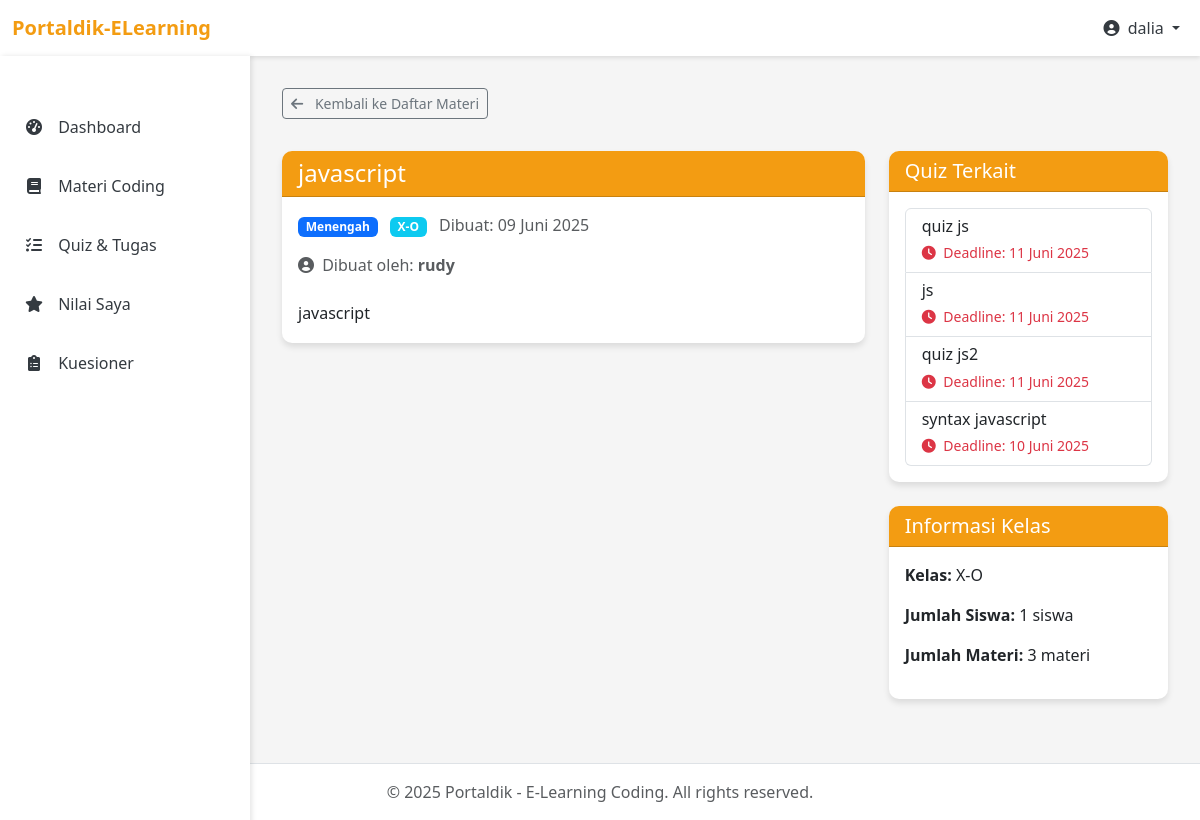
/pages/guru/material_detail.php?id=MTR6846c10f8d0bdbe47 (signed in), run on the app's committed database.
### tables this page shows
CREATE TABLE `materi_coding` (
  `id` varchar(20) NOT NULL,
  `judul` varchar(255) NOT NULL,
  `deskripsi` text NOT NULL,
  `tingkat` varchar(50) NOT NULL,
  `tanggal_dibuat` date NOT NULL,
  `kelas_id` varchar(10) NOT NULL,
  `dibuat_oleh` varchar(20) NOT NULL,
  `status` enum('pending','aktif','nonaktif') DEFAULT 'aktif',
  PRIMARY KEY (`id`),
  KEY `kelas_id` (`kelas_id`),
  KEY `dibuat_oleh` (`dibuat_oleh`),
  CONSTRAINT `materi_coding_ibfk_1` FOREIGN KEY (`kelas_id`) REFERENCES `kelas` (`id`),
  CONSTRAINT `materi_coding_ibfk_2` FOREIGN KEY (`dibuat_oleh`) REFERENCES `pengguna` (`id`)
);

CREATE TABLE `kelas` (
  `id` varchar(10) NOT NULL,
  `nama` varchar(50) NOT NULL,
  `tahun_ajaran` varchar(20) NOT NULL,
  `wali_kelas_id` varchar(20) DEFAULT NULL,
  `status` enum('pending','aktif','nonaktif') DEFAULT 'aktif',
  `tanggal_dibuat` date DEFAULT curdate(),
  PRIMARY KEY (`id`),
  KEY `wali_kelas_id` (`wali_kelas_id`),
  CONSTRAINT `kelas_ibfk_1` FOREIGN KEY (`wali_kelas_id`) REFERENCES `pengguna` (`id`)
);

CREATE TABLE `pengguna` (
  `id` varchar(20) NOT NULL,
  `kelas_id` varchar(10) DEFAULT NULL,
  `nama` varchar(100) NOT NULL,
  `email` varchar(100) NOT NULL,
  `password` varchar(255) NOT NULL,
  `tipe_pengguna` enum('admin','guru','siswa','kepsek') NOT NULL,
  `nuptk` varchar(20) DEFAULT NULL,
  `nisn` varchar(20) DEFAULT NULL,
  `tanggal_daftar` date NOT NULL,
  `last_login` timestamp NULL DEFAULT NULL,
  `status` enum('pending','aktif','ditolak','nonaktif') DEFAULT 'aktif',
  `keterangan` text DEFAULT NULL,
  PRIMARY KEY (`id`),
  KEY `fk_pengguna_kelas` (`kelas_id`),
  CONSTRAINT `fk_pengguna_kelas` FOREIGN KEY (`kelas_id`) REFERENCES `kelas` (`id`)
);

CREATE TABLE `tugas` (
  `id` varchar(20) NOT NULL,
  `materi_id` varchar(20) NOT NULL,
  `kelas_id` varchar(10) NOT NULL,
  `judul` varchar(255) NOT NULL,
  `dibuat_oleh` varchar(20) NOT NULL,
  `deskripsi` text NOT NULL,
  `tanggal_dibuat` date NOT NULL,
  `tanggal_deadline` date DEFAULT NULL,
  `status` enum('draft','published','closed') DEFAULT 'draft',
  PRIMARY KEY (`id`),
  KEY `materi_id` (`materi_id`),
  KEY `kelas_id` (`kelas_id`),
  KEY `dibuat_oleh` (`dibuat_oleh`),
  CONSTRAINT `tugas_ibfk_1` FOREIGN KEY (`materi_id`) REFERENCES `materi_coding` (`id`),
  CONSTRAINT `tugas_ibfk_2` FOREIGN KEY (`kelas_id`) REFERENCES `kelas` (`id`),
  CONSTRAINT `tugas_ibfk_3` FOREIGN KEY (`dibuat_oleh`) REFERENCES `pengguna` (`id`)
);

### includes/functions.php (called while the page is built, shortened)
<?php
function sanitizeInput($data) {
    global $conn;
    $data = trim($data);
    $data = stripslashes($data);
    $data = htmlspecialchars($data);
    if ($conn) {
        $data = mysqli_real_escape_string($conn, $data);
    }
    return $data;
}
function formatDate($date, $withTime = false) {
    $timestamp = strtotime($date);
    $format = $withTime ? 'd F Y H:i' : 'd F Y';
    $indonesianMonths = [
        'January' => 'Januari',
        'February' => 'Februari',
        'March' => 'Maret',
        'April' => 'April',
        'May' => 'Mei',
        'June' => 'Juni',
        'July' => 'Juli',
        'August' => 'Agustus',
        'September' => 'September',
        'October' => 'Oktober',
        'November' => 'November',
        'December' => 'Desember'
    ];
    $englishDate = date($format, $timestamp);
    foreach ($indonesianMonths as $english => $indonesian) {
        $englishDate = str_replace($english, $indonesian, $englishDate);
    }
    return $englishDate;
}

### pages/guru/material_detail.php (the view, shortened to what this page needs)
<?php
require_once '../../config/database.php';
require_once '../../includes/functions.php';
$material_id = sanitizeInput($_GET['id']);
$query_material = "SELECT m.*, k.nama as kelas_nama, p.nama as guru_nama
                  FROM materi_coding m
                  JOIN kelas k ON m.kelas_id = k.id
                  JOIN pengguna p ON m.dibuat_oleh = p.id
                  WHERE m.id = '$material_id'";
$result_material = mysqli_query($conn, $query_material);
$material = mysqli_fetch_assoc($result_material);
$query_quizzes = "SELECT id, judul, tanggal_deadline
                 FROM tugas
                 WHERE materi_id = '$material_id'
                 ORDER BY tanggal_dibuat DESC";
$result_quizzes = mysqli_query($conn, $query_quizzes);
include_once '../../includes/header.php';
?>
<div class="container-fluid py-4">
    <div class="mb-4">
        <?php if ($_SESSION['user_role'] === 'siswa'): ?>
            <a href="../siswa/materials.php" class="btn btn-sm btn-outline-secondary mb-2">
                <i class="fas fa-arrow-left me-2"></i> Kembali ke Daftar Materi
            </a>
        <?php elseif ($_SESSION['user_role'] === 'guru'): ?>
            <a href="materials.php" class="btn btn-sm btn-outline-secondary mb-2">
                <i class="fas fa-arrow-left me-2"></i> Kembali ke Daftar Materi
            </a>
        <?php elseif ($_SESSION['user_role'] === 'kepsek'): ?>
            <a href="../kepsek/materials.php" class="btn btn-sm btn-outline-secondary mb-2">
                <i class="fas fa-arrow-left me-2"></i> Kembali ke Daftar Materi
            </a>
        <?php else: ?>
            <a href="../admin/dashboard.php" class="btn btn-sm btn-outline-secondary mb-2">
                <i class="fas fa-arrow-left me-2"></i> Kembali ke Dashboard
            </a>
        <?php endif; ?>
    </div>
    <div class="row">
        <div class="col-md-8">
            <div class="card mb-4">
                <div class="card-header">
                    <h2 class="h4 mb-0"><?php echo $material['judul']; ?></h2>
                </div>
                <div class="card-body">
                    <div class="mb-4">
                        <div class="d-flex justify-content-between mb-3">
                            <div>
                                <span class="badge bg-primary me-2"><?php echo $material['tingkat']; ?></span>
                                <span class="badge bg-info me-2"><?php echo $material['kelas_nama']; ?></span>
                                <span class="text-muted">Dibuat: <?php echo formatDate($material['tanggal_dibuat']); ?></span>
                            </div>
                        </div>
                        <p class="text-muted">
                            <i class="fas fa-user-circle me-1"></i> Dibuat oleh: <strong><?php echo $material['guru_nama']; ?></strong>
                        </p>
                    </div>
                    <div class="materi-content">
                        <?php echo $material['deskripsi']; ?>
                    </div>
                </div>
            </div>
        </div>
        <div class="col-md-4">
            <div class="card mb-4">
                <div class="card-header">
                    <h5 class="mb-0">Quiz Terkait</h5>
                </div>
                <div class="card-body">
                    <?php if (mysqli_num_rows($result_quizzes) > 0): ?>
                        <div class="list-group">
                            <?php while ($quiz = mysqli_fetch_assoc($result_quizzes)): ?>
                                <a href="<?php echo ($_SESSION['user_role'] === 'siswa') ? '../siswa/quiz.php?id=' . $quiz['id'] : 'quiz_detail.php?id=' . $quiz['id']; ?>"
                                   class="list-group-item list-group-item-action">
                                    <div class="d-flex w-100 justify-content-between">
                                        <h6 class="mb-1"><?php echo $quiz['judul']; ?></h6>
                                    </div>
                                    <?php if ($quiz['tanggal_deadline']): ?>
                                        <small class="text-danger">
                                            <i class="fas fa-clock me-1"></i> Deadline: <?php echo formatDate($quiz['tanggal_deadline']); ?>
                                        </small>
                                    <?php endif; ?>
                                </a>
                            <?php endwhile; ?>
                        </div>
                    <?php endif; ?>
                </div>
            </div>
            <div class="card">
                <div class="card-header">
                    <h5 class="mb-0">Informasi Kelas</h5>
                </div>
                <div class="card-body">
                    <p><strong>Kelas:</strong> <?php echo $material['kelas_nama']; ?></p>
                    <?php
                    $student_count_query = "SELECT COUNT(*) as count FROM pengguna WHERE kelas_id = '{$material['kelas_id']}' AND tipe_pengguna = 'siswa'";
                    $student_count_result = mysqli_query($conn, $student_count_query);
                    $student_count = mysqli_fetch_assoc($student_count_result)['count'];
                    $material_count_query = "SELECT COUNT(*) as count FROM materi_coding WHERE kelas_id = '{$material['kelas_id']}'";
                    $material_count_result = mysqli_query($conn, $material_count_query);
                    $material_count = mysqli_fetch_assoc($material_count_result)['count'];
                    ?>
                    <p><strong>Jumlah Siswa:</strong> <?php echo $student_count; ?> siswa</p>
                    <p><strong>Jumlah Materi:</strong> <?php echo $material_count; ?> materi</p>
                </div>
            </div>
        </div>
    </div>
</div>
<?php
include_once '../../includes/footer.php';
?>

### assets/css/style.css (style rules this page uses)
:root { --primary-color: #3498db; --secondary-color: #f39c12; --accent-color: #9b59b6; --light-color: #f8f9fa; --dark-color: #343a40; }
body { background-color: #f5f5f5; font-family: 'Segoe UI', Tahoma, Geneva, Verdana, sans-serif; }
.siswa-theme { --primary-color: #f39c12; }
.card { border: none; border-radius: 10px; box-shadow: 0 4px 6px rgba(0, 0, 0, 0.1); margin-bottom: 20px; }
.card-header { background-color: var(--primary-color); color: white; font-weight: 600; border-radius: 10px 10px 0 0 !important; }

### includes/header.php (style rules this page uses)
:root { --primary-color: #3498db; --secondary-color: #f39c12; --accent-color: #9b59b6; --light-color: #f8f9fa; --dark-color: #343a40; }
body { background-color: #f5f5f5; font-family: 'Segoe UI', Tahoma, Geneva, Verdana, sans-serif; }
.card { border-radius: 10px; box-shadow: 0 4px 6px rgba(0, 0, 0, 0.1); transition: transform 0.3s; margin-bottom: 20px; }
.card-header { border-radius: 10px 10px 0 0 !important; background-color: var(--primary-color); color: white; font-weight: bold; }
.siswa-theme { --primary-color: #f39c12; }

### pages/guru/material_detail.php (style rules this page uses)
.materi-content { line-height: 1.6; }

### data on the page
materi_coding: judul "javascript", tingkat "Menengah", kelas.nama "X-O", tanggal_dibuat "09 Juni 2025", dibuat_oleh.nama "rudy", deskripsi "javascript"
tugas: judul "quiz js", tanggal_deadline "11 Juni 2025"
tugas: judul "js", tanggal_deadline "11 Juni 2025"
tugas: judul "quiz js2", tanggal_deadline "11 Juni 2025"
tugas: judul "syntax javascript", tanggal_deadline "10 Juni 2025"

### other printed values
$_SESSION['user_name'] "dalia"
$student_count "1"
$material_count "3"
